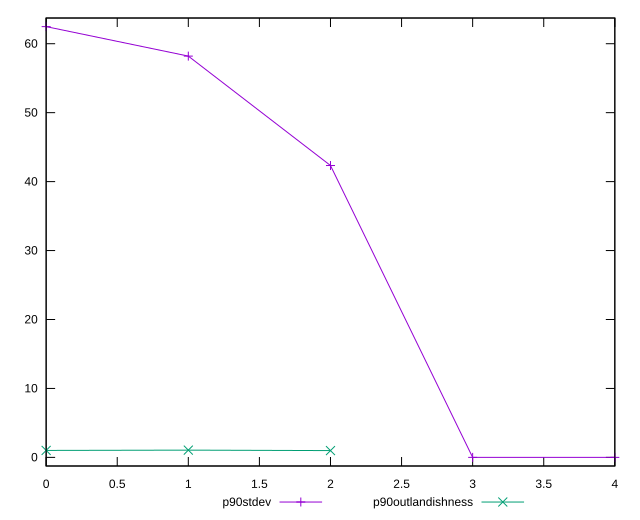

Generate this figure with gnuplot:
reset

$p90Stdev <<EOF
0 62.47905941633586
1 58.20315725725312
2 42.333608988336515
3 0
4 0
EOF

$p90Outlandishness <<EOF
0 1.0108116748582232
1 1.0520827638671428
2 0.9861493647817319
EOF

set key outside below
set xrange [0:4]
set yrange [-1.2495811883267172:63.72864060466257]
set trange [-1.2495811883267172:63.72864060466257]
set terminal svg size 640, 520 enhanced background rgb 'white'
set output "report_00026_2021-02-22T21:38:55.199Z/offscreen-images/progression/stddev.svg"

plot $p90Stdev title "p90stdev" with linespoints, \
     $p90Outlandishness title "p90outlandishness" with linespoints

reset
